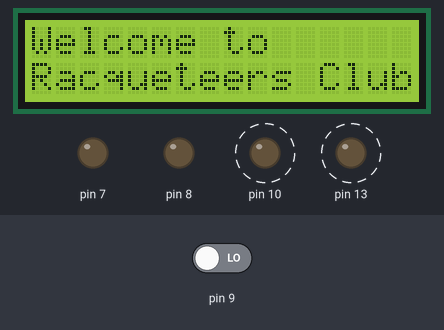
A sketch run on a simulated Arduino Uno, built with avr-gcc and run on an emulated ATmega328P. Shown: 16×2 character LCD, output pins drawn as LEDs (lit = HIGH). Dashed ring = blinking. The inputs (shaded band) are chosen by the test bench; at power-on: pin 9 LOW. What the sketch prints to the serial monitor is not drawn.

Above: at 0.2 s.
At 128.4 s:
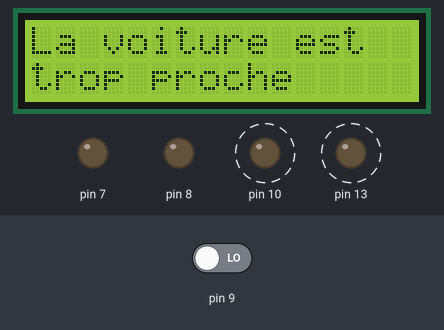
Timing chart, 0 to 130.0 s (numbered marks = the images above):
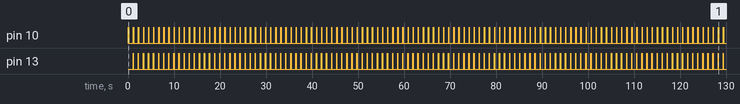

The sketch:

script_rania.ino
```cpp
#include <NewPing.h>
#include <LiquidCrystal.h>

LiquidCrystal lcd(12, 11, 5, 4, 3, 2);

int ledPin1 =(7); // Add the onboard LED on pin 13.
int ledPin2 =(8);
int ledPin3 =(13);
int trigPin = (10); // Add the Trig pin on pin 10.
int echoPin = (9); // Add the ECHO pin on pin 9.
int duration, distance; // Add types 'duration' and 'distance'.
void setup()
{
     Serial.begin(9600);
lcd.begin(16, 2);
lcd.setCursor(0, 0);
lcd.print("Welcome to ");
lcd.setCursor(0, 1);
lcd.print("Racqueteers Club");
pinMode (ledPin1, OUTPUT); // The LED must be controlled by Arduino, it means it is an output type.
pinMode (ledPin2, OUTPUT); // The LED must be controlled by Arduino, it means it is an output type.
pinMode (ledPin3, OUTPUT); // The LED must be controlled by Arduino, it means it is an output type.
pinMode (trigPin, OUTPUT);// Same as above, the TRIG pin will send the ultrasonic wave.
pinMode (echoPin, INPUT); // The ECHO pin will recieve the rebounded wave, so it must be an input type.
}
void loop()
{
digitalWrite (ledPin1, LOW); // Here, LOW means off and HIGH means on.
digitalWrite (ledPin2, LOW); // Here, LOW means off and HIGH means on.
digitalWrite (ledPin3, LOW); // Here, LOW means off and HIGH means on.
digitalWrite (trigPin, HIGH);
delay(50);
digitalWrite (trigPin, LOW);
duration=pulseIn(echoPin,HIGH);
distance=(duration/2)/29.1;

if(distance <=20&& distance >12)
{
digitalWrite (ledPin1, HIGH);//yellow
digitalWrite (ledPin2, LOW);
digitalWrite (ledPin3, LOW);
lcd.setCursor(0, 0);
lcd.clear();
lcd.print("La voiture est");
lcd.setCursor(0, 1);
lcd.print("trop loin");
Serial.write('0');
delay(50);
}

if(distance <=12 && distance >8)
{digitalWrite (ledPin1, LOW);
digitalWrite (ledPin2, HIGH); //green
digitalWrite (ledPin3, LOW);
lcd.clear();
lcd.print("Parfait !");
Serial.write('1');
delay(50);
}
if(distance <=6&& distance >=0)
{digitalWrite (ledPin1, LOW);
digitalWrite (ledPin2, LOW);
digitalWrite (ledPin3, HIGH);//red
lcd.clear();
lcd.print("La voiture est");
lcd.setCursor(0, 1);
lcd.print("trop proche");
Serial.write('0');
Serial.write('2');
delay(50);}
if (distance>20){
 lcd.clear();
 lcd.setCursor(0, 0);
lcd.print("Welcome to ");
lcd.setCursor(0, 1);
lcd.print("Racqueteers Club");
}


}
```

Measured:
- by itself, pin 10: alternates HIGH for 0.05 s and LOW for 1.1 s
- by itself, pin 13: alternates HIGH for 0.06 s and LOW for 1.1 s
